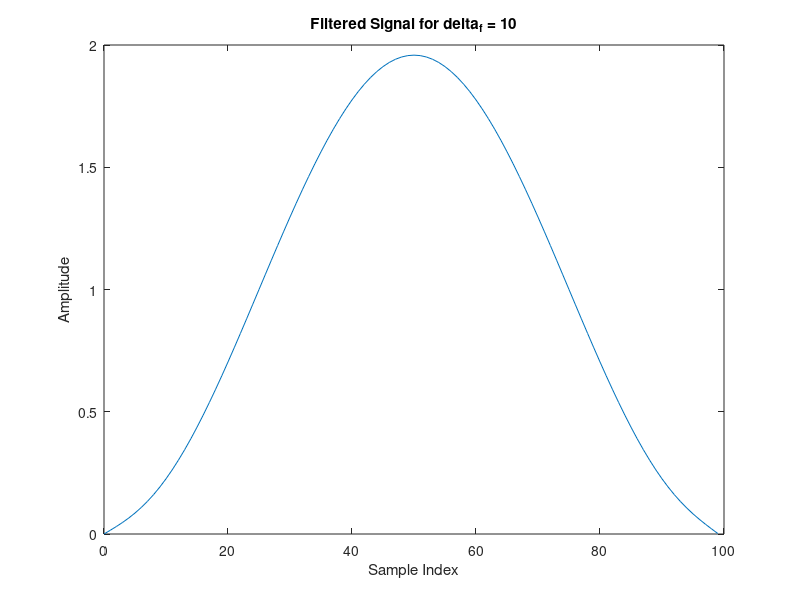
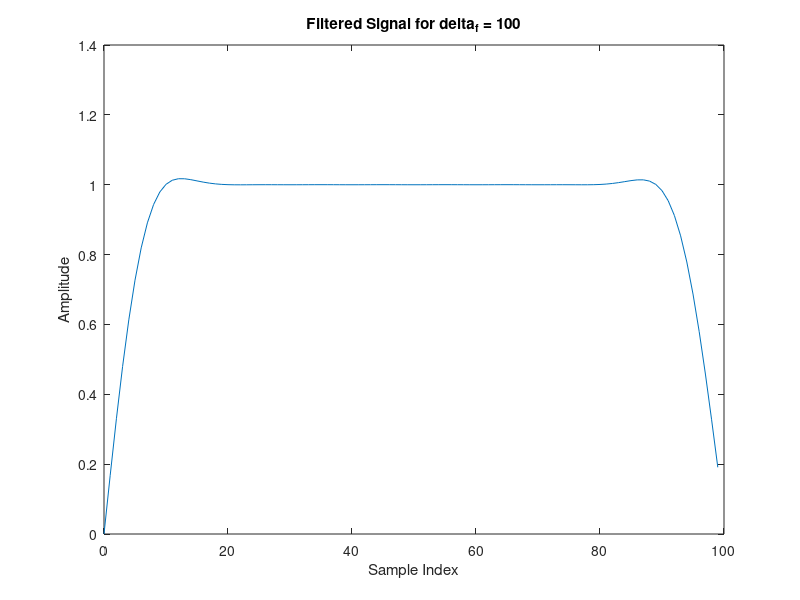
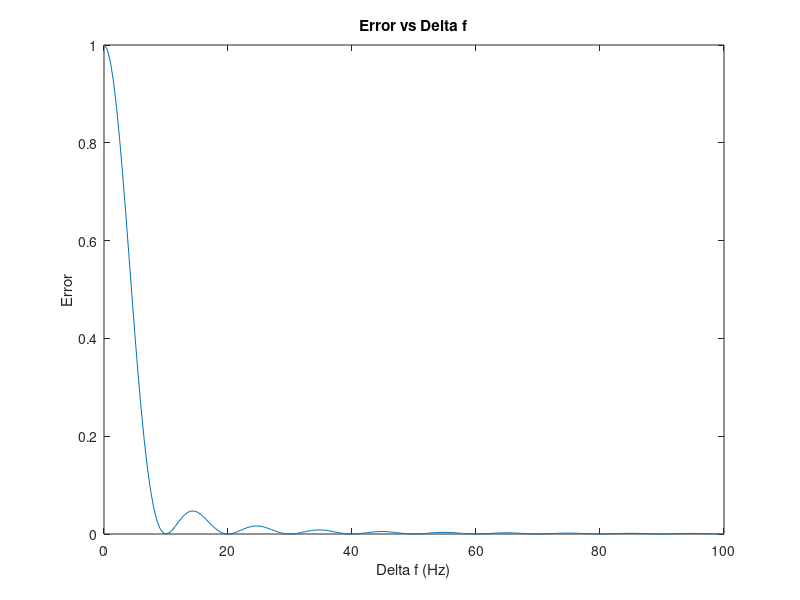

The MATLAB source for these figures, in order:
% Task 1.1 Part a)
d1 = 1;
d2 = -1;
f1 = 100;
all_delta_f = [5, 10, 40, 100];
ts = 0.001;

n = 0:1:99;
x1 = d1 * exp (1j * 2 * pi * f1 * n * ts);
for delta_f = all_delta_f
    f2 = f1 + delta_f;
    x2 = d2 * exp (1j * 2 * pi * f2 * n * ts);

    y = x1+x2;
    ybb = y .* exp(-1j * 2 * pi * f1 * n * ts);
    r = ybb;

    mse = mean((real(r) - d1) .^ 2);
    fprintf ('Part a: The MSE for delta_f = %d is %f\n', delta_f, mse);
end

% Task 1.1 Part b)
for delta_f = all_delta_f
    f2 = f1 + delta_f;
    x2 = d2 * exp (1j * 2 * pi * f2 * n * ts);

    y = x1+x2;
    ybb = y .* exp(-1j * 2 * pi * f1 * n * ts);

    lpf = fir1(30, 0.1);
    r = filtfilt(lpf, 1, ybb);

    mse = mean((real(r) - d1) .^ 2);
    fprintf ('Part b: The MSE for delta_f = %d is %f\n', delta_f, mse);

    if delta_f == 10
        figure;
        plot(n, real(r));
        title('Filtered Signal for delta_f = 10');
        xlabel('Sample Index');
        ylabel('Amplitude');
    end
    if delta_f == 100
        figure;
        plot(n, real(r));
        title('Filtered Signal for delta_f = 100');
        xlabel('Sample Index');
        ylabel('Amplitude');
    end
end
fprintf('\n')

% Task 1.2 Part a)
delta_f_sweep = 0:0.5:100;
E = zeros(1, length(delta_f_sweep));

for i = 1:length(delta_f_sweep)
    delta_f = delta_f_sweep(i);

    f2 = f1 + delta_f;
    x2 = d2 * exp (1j * 2 * pi * f2 * n * ts);

    y = x1+x2;
    ybb = y .* exp(-1j * 2 * pi * f1 * n * ts);
    d1_hat = mean(ybb);

    E(i) = abs(d1_hat - d1)^2;
end

figure;
plot(delta_f_sweep, E);
title('Error vs Delta f');
xlabel('Delta f (Hz)');
ylabel('Error');

% Task 1.3 Part c)
N = 1024;
input = 2 * randi([0, 1], 1, N) - 1;

modulation = N * ifft(input);

output = 1 / N * fft(modulation);

MSE = mean((output - input).^ 2);

fprintf('\n')
fprintf('MSE for resconstructed signal: %d\n', MSE);
